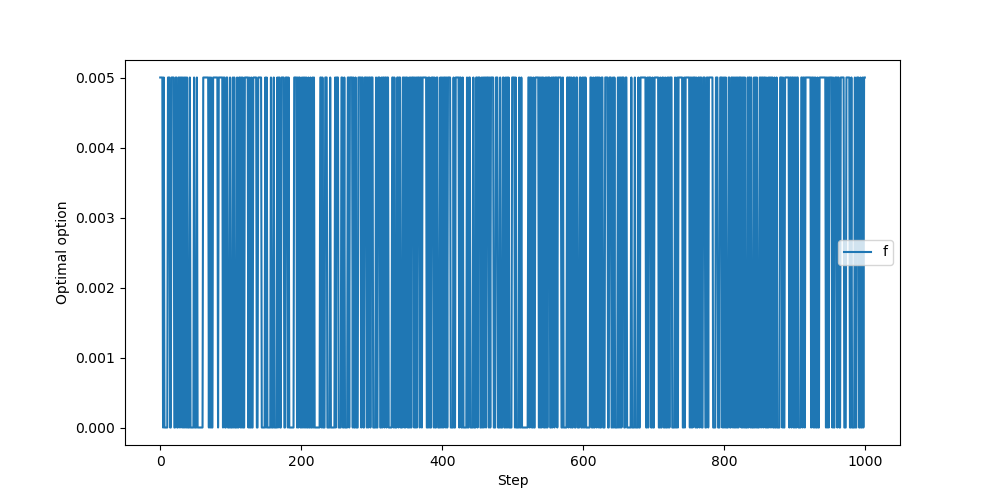

Reproduce this figure in Python.
import matplotlib
import matplotlib.pyplot as plt
import numpy as np
from tqdm import trange


class CFG:
    n = 2
    mean = 0.0
    variance = 1.0
    t = 1000
    n_try = 200
    alpha = 0.1
    es = [0.0, 0.1, 0.01]

class bandit():
    def __init__(self, mean, variance, estimate, cnt):
        self.mean = mean
        self.variance = variance
        self.estimate = estimate
        self.cnt = cnt
    def get_reward(self):
        reward = np.random.normal(self.mean, self.variance)
        return reward

    def update(self, reward):
        self.cnt += 1
        #e-greedy with const alpha
        self.estimate += CFG.alpha * (reward - self.estimate)

def get_result(c):
    bandits = []
    res = []
    bandits.append(bandit(10, 1, 0, 0))
    bandits.append(bandit(20, 1, 0, 0))
    for step in range(CFG.t):
        if (np.random.randint(1000) % 2 == 0) :
            bandits[0] = bandit(10, 1, bandits[0].estimate, bandits[0].cnt)
            bandits[1] = bandit(20, 1, bandits[1].estimate, bandits[1].cnt)
        else :
            bandits[0] = bandit(90, 1, bandits[0].estimate, bandits[0].cnt)
            bandits[1] = bandit(80, 1, bandits[1].estimate, bandits[1].cnt)
        choose = np.argmax([bandit.estimate + c * np.sqrt(np.log(step + 1)) / (bandit.cnt + 1e-5) for bandit in bandits])
        best_choice = np.argmax([bandit.mean for bandit in bandits])
        if (choose == best_choice) :
            res.append(1)
        else :
            res.append(0)
        reward = bandits[choose].get_reward()
        bandits[choose].update(reward)
    return res


plt.figure(figsize=(10, 5))
for _ in trange(CFG.n_try) :
    res = np.zeros(CFG.t)
    res += get_result(2)
res /= CFG.n_try
plt.plot(res, label = 'f')
print(f'done')

plt.xlabel('Step')
plt.ylabel('Optimal option')
plt.legend()
plt.savefig('Exercise 2_10.png')
plt.show()